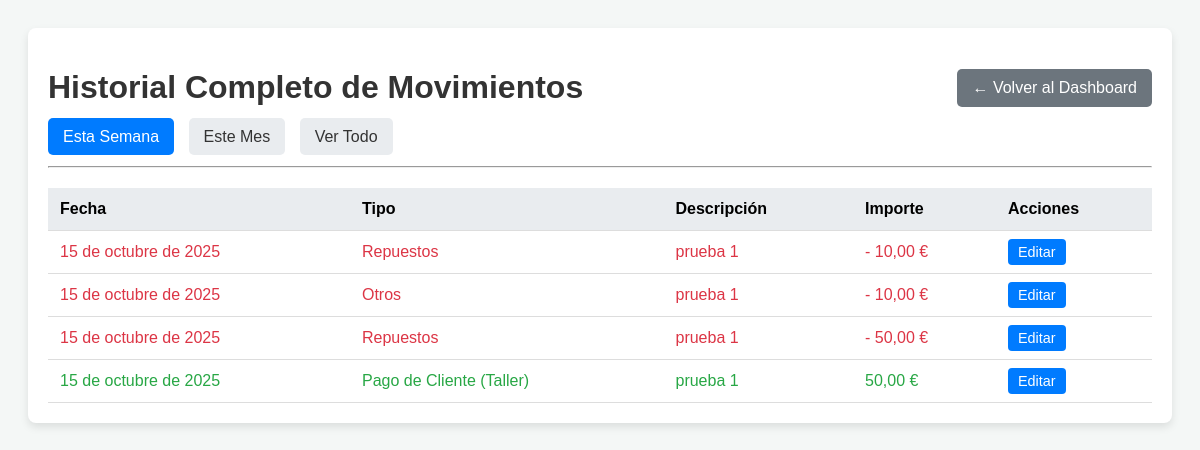
Page /historial/ on the earlier database version.
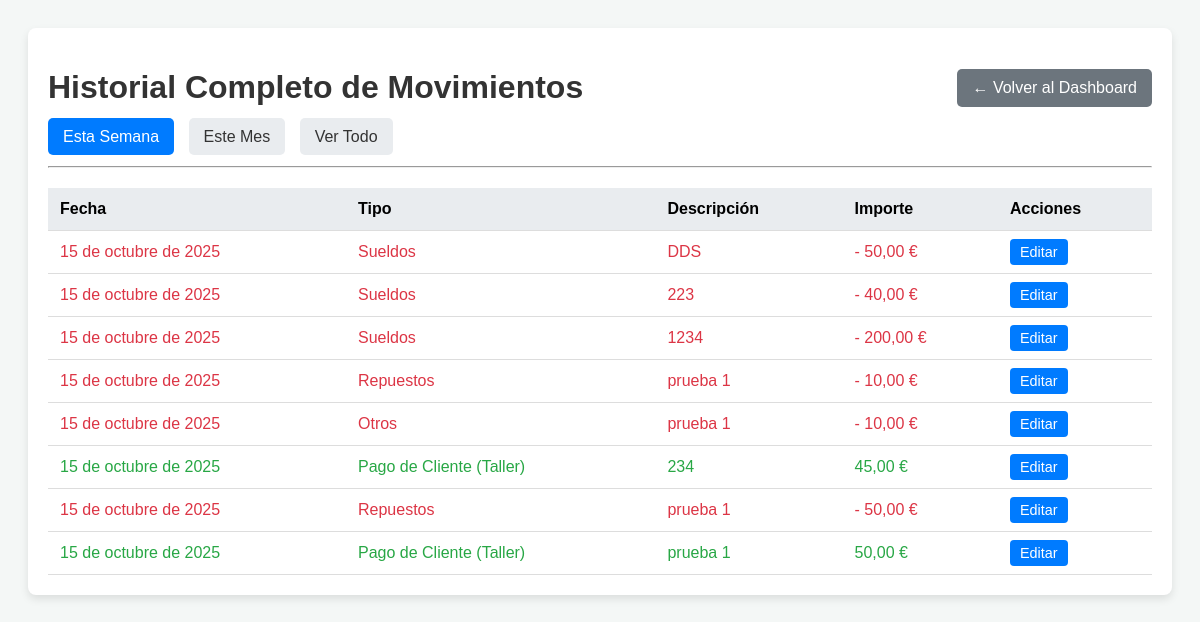
Same page on the later database version.
### taller/models.py (models this page shows, shortened)
class Gasto(models.Model):
    CATEGORIA_CHOICES = [
        ('Repuestos', 'Repuestos'),
        ('Sueldos', 'Sueldos'),
        ('Herramientas', 'Herramientas'),
        ('Suministros', 'Suministros'),
        ('Otros', 'Otros'),
        ('Compra de Consumibles', 'Compra de Consumibles'),
    ]
    fecha = models.DateField(auto_now_add=True)
    categoria = models.CharField(max_length=30, choices=CATEGORIA_CHOICES)
    importe = models.DecimalField(max_digits=10, decimal_places=2, null=True, blank=True)
    descripcion = models.CharField(max_length=255, null=True, blank=True)
    vehiculo = models.ForeignKey(Vehiculo, on_delete=models.SET_NULL, null=True, blank=True)
    empleado = models.ForeignKey(Empleado, on_delete=models.SET_NULL, null=True, blank=True)

class Ingreso(models.Model):
    CATEGORIA_CHOICES = [
        ('Taller', 'Pago de Cliente (Taller)'),
        ('Grua', 'Servicio de Grúa'),
        ('Otras Ganancias', 'Otras Ganancias'),
        ('Otros', 'Otros Ingresos'),
    ]
    fecha = models.DateField(auto_now_add=True)
    categoria = models.CharField(max_length=30, choices=CATEGORIA_CHOICES)
    importe = models.DecimalField(max_digits=10, decimal_places=2)
    descripcion = models.CharField(max_length=255)
    orden = models.ForeignKey(OrdenDeReparacion, on_delete=models.SET_NULL, null=True, blank=True)

### taller/views.py (the view)
# urls.py: path('historial/', views.historial_movimientos, name='historial_movimientos'),
def historial_movimientos(request):
    periodo = request.GET.get('periodo', 'semana')
    hoy = datetime.now().date()
    gastos = Gasto.objects.all()
    ingresos = Ingreso.objects.all()
    if periodo == 'semana':
        inicio_semana = hoy - timedelta(days=hoy.weekday())
        gastos = gastos.filter(fecha__gte=inicio_semana)
        ingresos = ingresos.filter(fecha__gte=inicio_semana)
    elif periodo == 'mes':
        gastos = gastos.filter(fecha__month=hoy.month, fecha__year=hoy.year)
        ingresos = ingresos.filter(fecha__month=hoy.month, fecha__year=hoy.year)
    movimientos = sorted(list(gastos) + list(ingresos), key=lambda mov: mov.id, reverse=True)
    context = {
        'movimientos': movimientos,
        'periodo_seleccionado': periodo,
    }
    return render(request, 'taller/historial_movimientos.html', context)

### taller/templates/taller/historial_movimientos.html (shortened to what this page needs)
<!DOCTYPE html>
<html lang="es">
<head>
</head>
<body>
    <div class="container">
        <div class="header">
            <h1>Historial Completo de Movimientos</h1>
            <a href="{% url 'home' %}" class="back-btn">← Volver al Dashboard</a>
        </div>
        <div class="filters">
            <a href="?periodo=semana" class="{% if periodo_seleccionado == 'semana' %}active{% endif %}">Esta Semana</a>
            <a href="?periodo=mes" class="{% if periodo_seleccionado == 'mes' %}active{% endif %}">Este Mes</a>
            <a href="?periodo=todo" class="{% if periodo_seleccionado == 'todo' %}active{% endif %}">Ver Todo</a>
        </div>
        <hr>
        {% if periodo_seleccionado == 'todo' %}
            {% for grupo in movimientos_agrupados %}
                <h2>{{ grupo.mes|title }}</h2>
                <table class="history-table">
                    <thead>
                        <tr><th>Fecha</th><th>Tipo</th><th>Descripción</th><th>Importe</th><th>Acciones</th></tr>
                    </thead>
                    <tbody>
                        {% for movimiento in grupo.movimientos %}
                            <tr class="{% if movimiento.categoria in 'Repuestos,Sueldos,Herramientas,Suministros,Otros,Compra de Consumibles' %}gasto-row{% else %}ingreso-row{% endif %}">
                                <td>{{ movimiento.fecha }}</td>
                                <td>{{ movimiento.get_categoria_display }}</td>
                                <td>{{ movimiento.descripcion }}</td>
                                <td>
                                    {% if movimiento.categoria in 'Repuestos,Sueldos,Herramientas,Suministros,Otros,Compra de Consumibles' %}-{% endif %}
                                    {{ movimiento.importe|floatformat:2 }} €
                                </td>
                                <td>
                                    {% if movimiento.categoria in 'Repuestos,Sueldos,Herramientas,Suministros,Otros,Compra de Consumibles' %}
                                        <a href="{% url 'editar_movimiento' 'gasto' movimiento.id %}" class="edit-btn">Editar</a>
                                    {% else %}
                                        <a href="{% url 'editar_movimiento' 'ingreso' movimiento.id %}" class="edit-btn">Editar</a>
                                    {% endif %}
                                </td>
                            </tr>
                        {% endfor %}
                    </tbody>
                </table>
            {% endfor %}
        {% else %}
            <table class="history-table">
                <thead>
                    <tr><th>Fecha</th><th>Tipo</th><th>Descripción</th><th>Importe</th><th>Acciones</th></tr>
                </thead>
                <tbody>
                    {% for movimiento in movimientos %}
                        <tr class="{% if movimiento.categoria in 'Repuestos,Sueldos,Herramientas,Suministros,Otros,Compra de Consumibles' %}gasto-row{% else %}ingreso-row{% endif %}">
                            <td>{{ movimiento.fecha }}</td>
                            <td>{{ movimiento.get_categoria_display }}</td>
                            <td>{{ movimiento.descripcion }}</td>
                            <td>
                                {% if movimiento.categoria in 'Repuestos,Sueldos,Herramientas,Suministros,Otros,Compra de Consumibles' %}-{% endif %}
                                {{ movimiento.importe|floatformat:2 }} €
                            </td>
                            <td>
                                {% if movimiento.categoria in 'Repuestos,Sueldos,Herramientas,Suministros,Otros,Compra de Consumibles' %}
                                    <a href="{% url 'editar_movimiento' 'gasto' movimiento.id %}" class="edit-btn">Editar</a>
                                {% else %}
                                    <a href="{% url 'editar_movimiento' 'ingreso' movimiento.id %}" class="edit-btn">Editar</a>
                                {% endif %}
                            </td>
                        </tr>
                    {% empty %}
                        <tr><td colspan="5" style="text-align: center; padding: 20px;">No hay movimientos en este periodo.</td></tr>
                    {% endfor %}
                </tbody>
            </table>
        {% endif %}
    </div>
</body>
</html>

### taller/templates/taller/historial_movimientos.html (style rules this page uses)
body { font-family: sans-serif; padding: 20px; background-color: #f4f7f6; }
.container { max-width: 1200px; margin: auto; background-color: #fff; padding: 20px; border-radius: 8px; box-shadow: 0 4px 8px rgba(0,0,0,0.1); }
h1 { color: #333; }
.header { display: flex; justify-content: space-between; align-items: center; }
.back-btn { padding: 10px 15px; background-color: #6c757d; color: white; text-decoration: none; border-radius: 5px; }
.history-table { width: 100%; border-collapse: collapse; margin-top: 20px; }
.history-table th, .history-table td { padding: 12px; text-align: left; border-bottom: 1px solid #ddd; }
.history-table th { background-color: #e9ecef; }
.gasto-row { color: #dc3545; }
.ingreso-row { color: #28a745; }
.edit-btn { padding: 5px 10px; background-color: #007bff; color: white; text-decoration: none; border-radius: 4px; font-size: 0.9em; }
.filters { margin-bottom: 20px; }
.filters a { padding: 10px 15px; text-decoration: none; background-color: #e9ecef; color: #333; border-radius: 5px; margin-right: 10px; }
.filters a.active { background-color: #007bff; color: white; }

Differences in the rows shown:
added Gasto: fecha "15 de octubre de 2025", categoria "Sueldos", descripcion "DDS", importe "50,00", shows "Editar"
added Gasto: fecha "15 de octubre de 2025", categoria "Sueldos", descripcion "223", importe "40,00", shows "Editar"
added Gasto: fecha "15 de octubre de 2025", categoria "Sueldos", descripcion "1234", importe "200,00", shows "Editar"
added Ingreso: fecha "15 de octubre de 2025", categoria "Pago de Cliente (Taller)", descripcion "234", importe "45,00", shows "Editar"
